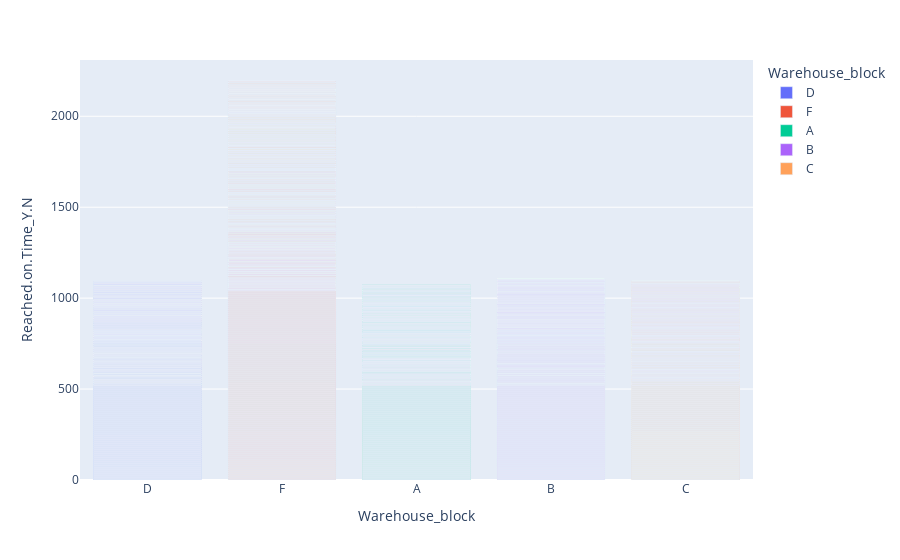

Source (notebook cell):
### Markdown cell above
The target variable is fairly balanced

### Code cell
px.bar(df,y="Reached.on.Time_Y.N",x="Warehouse_block",color="Warehouse_block")

### Figure 1 — Plotly figure (JSON) as saved in the notebook; plotly's stock layout.template omitted (floating-point values rounded to 4 significant figures; data arrays with more than 128 entries replaced by an {"elided": "..."} marker saying what was removed)
{"data": [{"hovertemplate": "Warehouse_block=%{x}<br>Reached.on.Time_Y.N=%{y}<extra></extra>", "legendgroup": "D", "marker": {"color": "#636efa", "pattern": {"shape": ""}}, "name": "D", "orientation": "v", "showlegend": true, "textposition": "auto", "type": "bar", "x": {"elided": "1834 str values"}, "xaxis": "x", "y": {"elided": "1834 int values"}, "yaxis": "y"}, {"hovertemplate": "Warehouse_block=%{x}<br>Reached.on.Time_Y.N=%{y}<extra></extra>", "legendgroup": "F", "marker": {"color": "#EF553B", "pattern": {"shape": ""}}, "name": "F", "orientation": "v", "showlegend": true, "textposition": "auto", "type": "bar", "x": {"elided": "3666 str values"}, "xaxis": "x", "y": {"elided": "3666 int values"}, "yaxis": "y"}, {"hovertemplate": "Warehouse_block=%{x}<br>Reached.on.Time_Y.N=%{y}<extra></extra>", "legendgroup": "A", "marker": {"color": "#00cc96", "pattern": {"shape": ""}}, "name": "A", "orientation": "v", "showlegend": true, "textposition": "auto", "type": "bar", "x": {"elided": "1833 str values"}, "xaxis": "x", "y": {"elided": "1833 int values"}, "yaxis": "y"}, {"hovertemplate": "Warehouse_block=%{x}<br>Reached.on.Time_Y.N=%{y}<extra></extra>", "legendgroup": "B", "marker": {"color": "#ab63fa", "pattern": {"shape": ""}}, "name": "B", "orientation": "v", "showlegend": true, "textposition": "auto", "type": "bar", "x": {"elided": "1833 str values"}, "xaxis": "x", "y": {"elided": "1833 int values"}, "yaxis": "y"}, {"hovertemplate": "Warehouse_block=%{x}<br>Reached.on.Time_Y.N=%{y}<extra></extra>", "legendgroup": "C", "marker": {"color": "#FFA15A", "pattern": {"shape": ""}}, "name": "C", "orientation": "v", "showlegend": true, "textposition": "auto", "type": "bar", "x": {"elided": "1833 str values"}, "xaxis": "x", "y": {"elided": "1833 int values"}, "yaxis": "y"}], "layout": {"barmode": "relative", "legend": {"title": {"text": "Warehouse_block"}, "tracegroupgap": 0}, "margin": {"t": 60}, "xaxis": {"anchor": "y", "categoryarray": ["D", "F", "A", "B", "C"], "categoryorder": "array", "domain": [0, 1], "title": {"text": "Warehouse_block"}}, "yaxis": {"anchor": "x", "domain": [0, 1], "title": {"text": "Reached.on.Time_Y.N"}}}}
